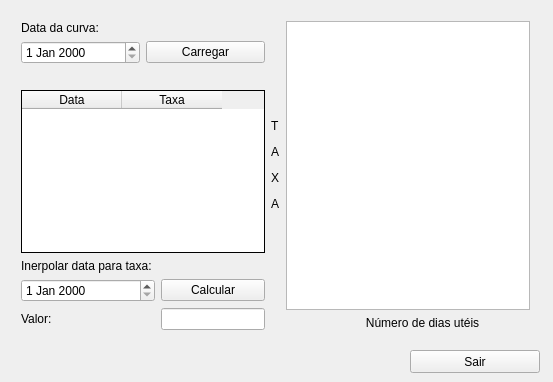
<?xml version="1.0" encoding="UTF-8"?>
<ui version="4.0">
 <class>Emprestimo</class>
 <widget class="QWidget" name="Emprestimo">
  <property name="geometry">
   <rect>
    <x>0</x>
    <y>0</y>
    <width>553</width>
    <height>382</height>
   </rect>
  </property>
  <property name="minimumSize">
   <size>
    <width>553</width>
    <height>382</height>
   </size>
  </property>
  <property name="maximumSize">
   <size>
    <width>553</width>
    <height>382</height>
   </size>
  </property>
  <property name="windowTitle">
   <string>Emprestimo</string>
  </property>
  <widget class="QPushButton" name="btnSair">
   <property name="geometry">
    <rect>
     <x>410</x>
     <y>350</y>
     <width>130</width>
     <height>23</height>
    </rect>
   </property>
   <property name="text">
    <string>Sair</string>
   </property>
  </widget>
  <widget class="QWidget" name="horizontalLayoutWidget">
   <property name="geometry">
    <rect>
     <x>10</x>
     <y>10</y>
     <width>531</width>
     <height>331</height>
    </rect>
   </property>
   <layout class="QHBoxLayout" name="horizontalLayout">
    <item>
     <layout class="QVBoxLayout" name="verticalLayout">
      <item>
       <layout class="QGridLayout" name="gridLayout">
        <item row="1" column="1">
         <widget class="QPushButton" name="btnCarregar">
          <property name="text">
           <string>Carregar</string>
          </property>
         </widget>
        </item>
        <item row="0" column="0">
         <widget class="QLabel" name="label">
          <property name="text">
           <string>Data da curva:</string>
          </property>
         </widget>
        </item>
        <item row="1" column="0">
         <widget class="QDateEdit" name="deditDataCurva"/>
        </item>
       </layout>
      </item>
      <item>
       <widget class="QLabel" name="lblDownload">
        <property name="text">
         <string/>
        </property>
       </widget>
      </item>
      <item>
       <widget class="QTableWidget" name="tblCalculo">
        <property name="autoFillBackground">
         <bool>false</bool>
        </property>
        <property name="frameShape">
         <enum>QFrame::Panel</enum>
        </property>
        <property name="frameShadow">
         <enum>QFrame::Plain</enum>
        </property>
        <property name="dragDropMode">
         <enum>QAbstractItemView::NoDragDrop</enum>
        </property>
        <property name="selectionMode">
         <enum>QAbstractItemView::SingleSelection</enum>
        </property>
        <property name="columnCount">
         <number>2</number>
        </property>
        <column>
         <property name="text">
          <string>Data</string>
         </property>
        </column>
        <column>
         <property name="text">
          <string>Taxa</string>
         </property>
        </column>
       </widget>
      </item>
      <item>
       <layout class="QGridLayout" name="gridLayout_2">
        <item row="2" column="0">
         <widget class="QLabel" name="label_3">
          <property name="text">
           <string>Valor:</string>
          </property>
         </widget>
        </item>
        <item row="2" column="1">
         <widget class="QLineEdit" name="txtValor"/>
        </item>
        <item row="1" column="1">
         <widget class="QPushButton" name="btnCalcular">
          <property name="text">
           <string>Calcular</string>
          </property>
         </widget>
        </item>
        <item row="0" column="0">
         <widget class="QLabel" name="label_2">
          <property name="text">
           <string>Inerpolar data para taxa: </string>
          </property>
         </widget>
        </item>
        <item row="1" column="0">
         <widget class="QDateEdit" name="deditDataInterpolacao"/>
        </item>
       </layout>
      </item>
     </layout>
    </item>
    <item>
     <layout class="QGridLayout" name="gridLayout_3">
      <item row="0" column="0">
       <widget class="QLabel" name="label_4">
        <property name="text">
         <string>&lt;html&gt;&lt;head/&gt;&lt;body&gt;&lt;p&gt;T&lt;/p&gt;&lt;p&gt;A&lt;/p&gt;&lt;p&gt;X&lt;/p&gt;&lt;p&gt;A&lt;/p&gt;&lt;/body&gt;&lt;/html&gt;</string>
        </property>
       </widget>
      </item>
      <item row="1" column="1">
       <widget class="QLabel" name="label_5">
        <property name="layoutDirection">
         <enum>Qt::LeftToRight</enum>
        </property>
        <property name="text">
         <string>                        Número de dias utéis</string>
        </property>
       </widget>
      </item>
      <item row="0" column="1">
       <widget class="QGraphicsView" name="graphics"/>
      </item>
     </layout>
    </item>
   </layout>
  </widget>
  <zorder>horizontalLayoutWidget</zorder>
  <zorder>btnSair</zorder>
 </widget>
 <layoutdefault spacing="6" margin="11"/>
 <resources/>
 <connections>
  <connection>
   <sender>btnSair</sender>
   <signal>clicked()</signal>
   <receiver>Emprestimo</receiver>
   <slot>fechar()</slot>
   <hints>
    <hint type="sourcelabel">
     <x>295</x>
     <y>352</y>
    </hint>
    <hint type="destinationlabel">
     <x>398</x>
     <y>370</y>
    </hint>
   </hints>
  </connection>
  <connection>
   <sender>btnCalcular</sender>
   <signal>clicked()</signal>
   <receiver>Emprestimo</receiver>
   <slot>interpolar()</slot>
   <hints>
    <hint type="sourcelabel">
     <x>192</x>
     <y>298</y>
    </hint>
    <hint type="destinationlabel">
     <x>98</x>
     <y>358</y>
    </hint>
   </hints>
  </connection>
  <connection>
   <sender>btnCarregar</sender>
   <signal>clicked()</signal>
   <receiver>Emprestimo</receiver>
   <slot>carregar()</slot>
   <hints>
    <hint type="sourcelabel">
     <x>197</x>
     <y>38</y>
    </hint>
    <hint type="destinationlabel">
     <x>261</x>
     <y>358</y>
    </hint>
   </hints>
  </connection>
 </connections>
 <slots>
  <slot>fechar()</slot>
  <slot>interpolar()</slot>
  <slot>carregar()</slot>
 </slots>
</ui>
